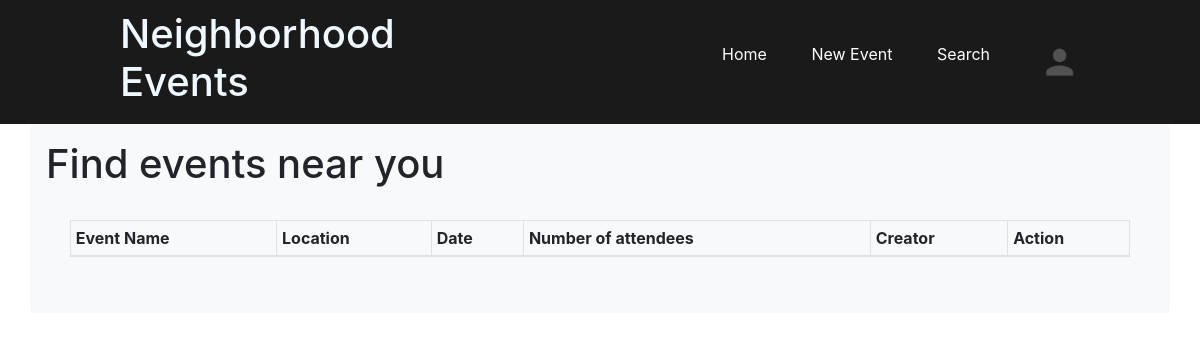
Before: /search (signed in) with the older database file.
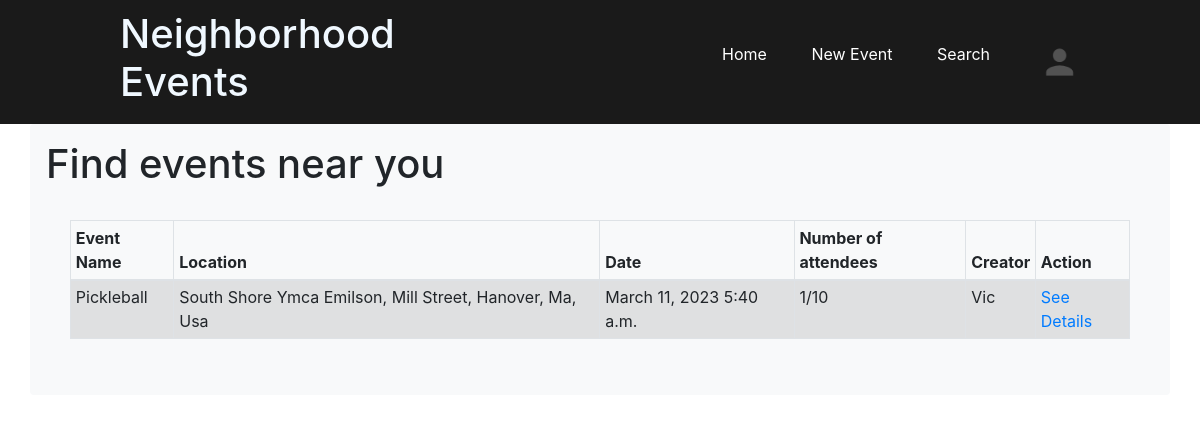
After: the same page with the newer database file.
### neighborhood_events_app/models.py (models this page shows, shortened)
class Event(models.Model):
    title = models.CharField(max_length=255)
    date = models.DateField()
    time = models.TimeField()
    max_attendees = models.IntegerField()
    information = models.CharField(max_length=255)
    location = models.CharField(max_length=255)
    created_at = models.DateTimeField(auto_now_add=True)
    updated_at = models.DateTimeField(auto_now=True)
    objects = EventManager()
    user = models.ForeignKey(User, related_name= "events", on_delete=models.CASCADE)
    attendees = models.ManyToManyField(User, related_name="attendees")
    number_of_attendees = models.IntegerField()

class User(models.Model):
    first_name = models.CharField(max_length=255)
    last_name = models.CharField(max_length=255)
    email = models.CharField(max_length=255)
    password = models.CharField(max_length=255)
    dob = models.DateField()
    secret_question = models.CharField(max_length=255)
    secret_answer = models.CharField(max_length=255)
    created_at = models.DateTimeField(auto_now_add=True)
    updated_at = models.DateTimeField(auto_now=True)
    objects = UserManager()

### neighborhood_events_app/views.py (the view)
# urls.py: path('search', views.search),
def search(request):
    context = {
        "all_events" : Event.objects.exclude(user=User.objects.get(id=request.session['id']))
    }
    return render(request, 'search.html', context)

### neighborhood_events_app/templates/search.html (shortened to what this page needs)
{% extends 'base.html' %}
{% block content %}
<body>
    <h1>Find events near you</h1>
    <div class="d-flex col-12 p-4">
        <table class="table table-striped table-bordered table-sm" id="sortTable3">
            <thead>
                <th>Event Name</th>
                <th>Location</th>
                <th>Date</th>
                <th>Number of attendees</th>
                <th>Creator</th>
                <th>Action</th>
            </thead>
            <tbody>
                {% if filtered_events %}
                    {% for filtered_event in filtered_events %}
                        <tr>
                            <td>{{filtered_event.title}}</td>
                            <td>{{filtered_event.location}}</td>
                            <td>{{filtered_event.date}} {{filtered_event.time}}</td>
                            {% if filtered_event.number_of_attendees == filtered_event.max_attendees %}
                                <td>FULL</td>
                            {% else %}
                                <td>{{filtered_event.number_of_attendees}}/{{filtered_event.max_attendees}}</td>
                            {% endif %}
                            <td>{{filtered_event.user.first_name}}</td>
                            <td><a href="/view_event/{{event.id}}">See Details</a></td>
                        </tr>
                    {% endfor %}
                    {% else %}
                    {% for event in all_events %}
                    <tr>
                        <td>{{event.title}}</td>
                        <td>{{event.location}}</td>
                        <td>{{event.date}} {{event.time}}</td>
                        {% if event.number_of_attendees == event.max_attendees %}
                            <td>FULL</td>
                        {% else %}
                            <td>{{event.number_of_attendees}}/{{event.max_attendees}}</td>
                        {% endif %}
                        <td>{{event.user.first_name}}</td>
                        <td><a href="/view_event/{{event.id}}">See Details</a></td>
                    </tr>
                    {% endfor %}
                {% endif %}
            </tbody>
        </table>
    </div>
</body>
{% endblock %}

### neighborhood_events_app/templates/base.html (shortened to what this page needs)
<!doctype html>
<html lang='en'>
    <head>
        <link href="https://cdn.jsdelivr.net/npm/bootstrap@5.2.3/dist/css/bootstrap.min.css" rel="stylesheet">
        <link rel="stylesheet" href="https://maxcdn.bootstrapcdn.com/bootstrap/4.5.2/css/bootstrap.min.css">
        <link rel="stylesheet" href="https://cdn.datatables.net/1.10.22/css/dataTables.bootstrap4.min.css">
        {% load staticfiles %}
        <link rel="stylesheet" href="{% static 'css/style.css'%}">
    <body>
        {% block navbar %}
        <div class="hero">
            <nav>
                <a href="/dashboard" id="to_log_in"><h1 class="title">Neighborhood <br> Events</h1></a>
                <ul>
                    <li><a href="/dashboard">Home</a></li>
                    <li><a href="/create/event">New Event</a></li>
                    <li><a href="/search">Search</a></li>
                </ul>
                <img src="{% static 'img/profile.png' %}" alt="user-picture" class="user_pic" onclick="toggleMenu()">
            </nav>
        </div>
    </head>
    {% endblock navbar %}
        <div class='container bg-light rounded align-items-center p-3'>
            {% block content %}
            {% endblock  %}
        </div>
    </body>
</html>

### neighborhood_events_app/static/css/style.css (style rules this page uses)
#to_log_in:link { text-decoration: none; }
body { height: 100%; width: 100%; margin: 0; padding: 0; }
* { margin: 0; padding: 0; box-sizing: border-box; }
.hero { width: 100%; background: #eceaff; color: #525252; }
nav { background: #1a1a1a; width: 100%; padding: 10px 10%; display: flex; align-items: center; justify-content: space-between; position: relative; }
.title { color: aliceblue; }
.user_pic { width: 40px; border-radius: 50%; cursor: pointer; margin-left: 30px; }
nav ul { width: 100%; text-align: right; }
nav ul li { display: inline-block; list-style: none; margin: 10px 20px; }
nav ul li a { color: #fff; text-decoration: none; }

Changed rows visible on the page:
added Event: title "Pickleball", location "South Shore Ymca Emilson, Mill Street, Hanover, Ma, Usa", date "March 11, 2023", time "5:40 a.m.", number_of_attendees "1", max_attendees "10", user.first_name "Vic"
